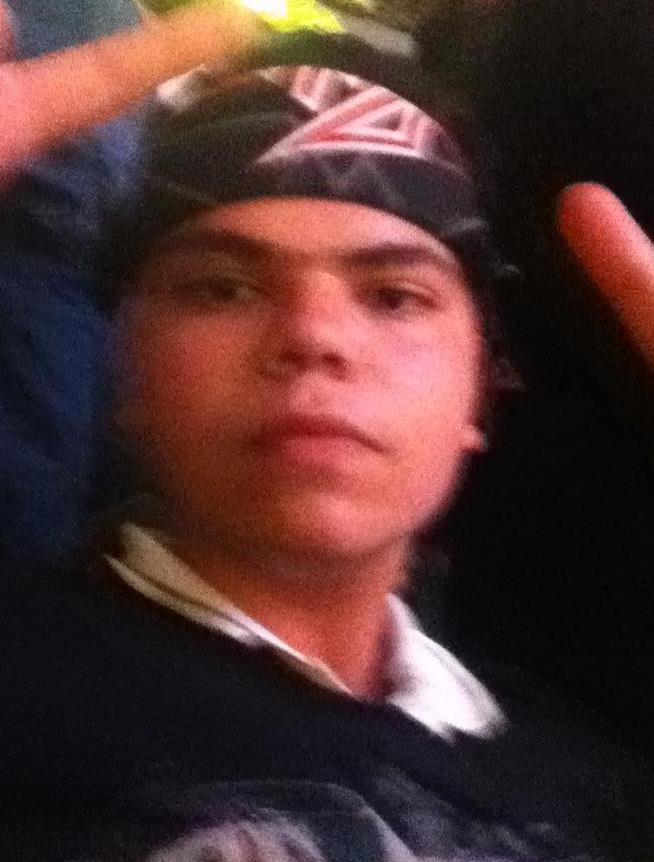
#> input picture img/carlos_pic.jpg, 654 x 862 px
$ python img_crop.py
#> lines starting #> are read from the running program, lines starting #| are printed output that depends on the picture
from PIL import Image

# Open the image
img = Image.open("./img/carlos_pic.jpg")
#> img is the input picture: PIL image 654x862 RGB; mean R, G, B 79.2, 49.8, 47.8

# Set the dimensions to crop the image to
width = 256
height = 256

# Get the current image dimensions
img_width, img_height = img.size
#> img_width = 654; img_height = 862

# Calculate the aspect ratios
aspect_ratio_img = img_width / img_height
#> aspect_ratio_img = 0.759
aspect_ratio_crop = width / height

# Crop the image
if aspect_ratio_crop > aspect_ratio_img:
    # Crop the width
    new_width = img_height * aspect_ratio_crop
#> new_width = 862
    left = (img_width - new_width) / 2
#> left = -104
    top = 0
    right = left + new_width
#> right = 758
    bottom = img_height
#> bottom = 862
else:
    # Crop the height
    new_height = img_width / aspect_ratio_crop
    left = 0
    top = (img_height - new_height) / 2
    right = img_width
    bottom = top + new_height

img_cropped = img.crop((left, top, right, bottom))
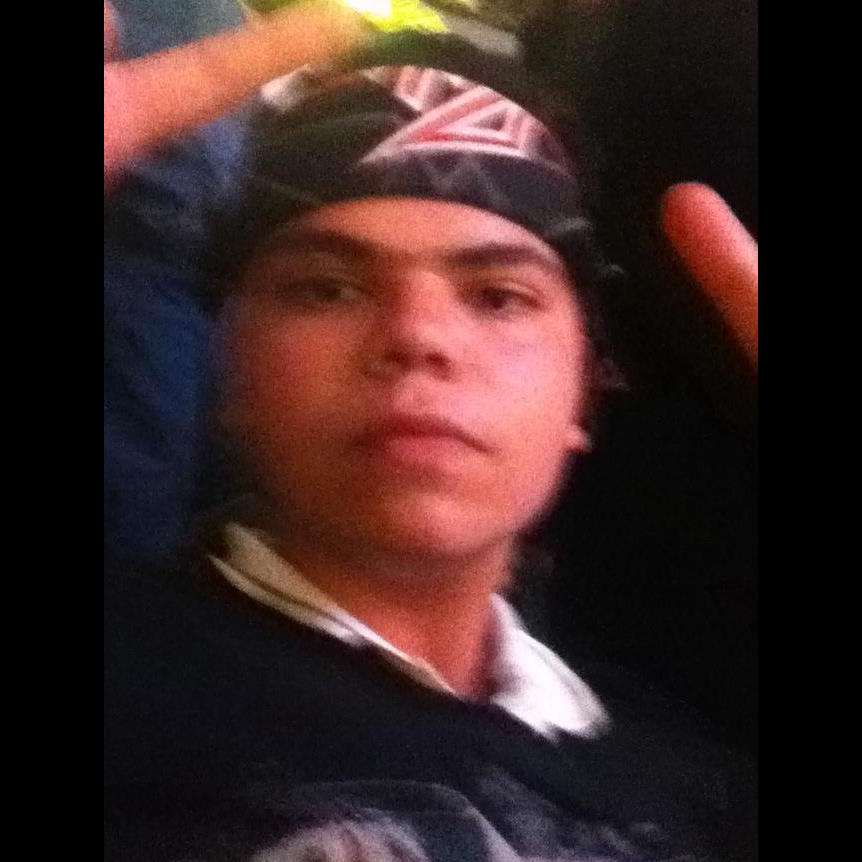
#> img_cropped: PIL image 862x862 RGB; mean R, G, B 60.1, 37.8, 36.3

# Save the cropped image
img_cropped.save("example_cropped.jpg")

$ run again, with img/ellc_edit.jpg copied over img/carlos_pic.jpg
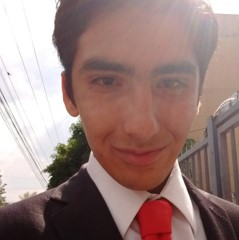
#> input picture img/ellc_edit.jpg, 239 x 240 px
#> img is the input picture: PIL image 239x240 RGB; mean R, G, B 153.9, 127.7, 123.9
#> `img_cropped = img.crop((left, top, right, bottom))`:
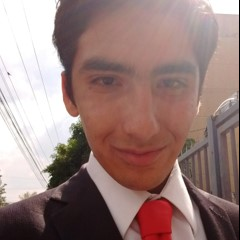
#> img_cropped: PIL image 240x240 RGB; mean R, G, B 153.2, 127.2, 123.4
